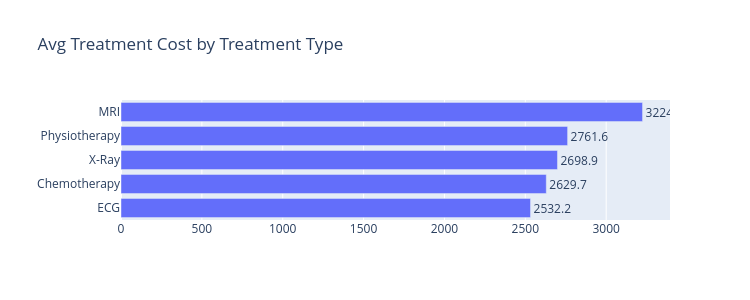

Notebook cell for this chart:
### Code cell
treatment_cost = treatment_cost.sort_values(
by = 'Avg_Treatment_Cost',
ascending = True
)

fig = px.bar(
    treatment_cost,
    x = 'Avg_Treatment_Cost',
    y = 'treatment_type',
    orientation = 'h',
    text = 'Avg_Treatment_Cost',
    title = 'Avg Treatment Cost by Treatment Type'
)

fig.update_traces(textposition = 'outside')

fig.update_layout(
    width = 750,
    height = 300,
    xaxis_title = '',
    yaxis_title = ''
)

fig.show()

### Figure 1 — Plotly figure (JSON) as saved in the notebook; plotly's stock layout.template omitted (floating-point values rounded to 4 significant figures)
{"data": [{"hovertemplate": "Avg_Treatment_Cost=%{text}<br>treatment_type=%{y}<extra></extra>", "legendgroup": "", "marker": {"color": "#636efa", "pattern": {"shape": ""}}, "name": "", "orientation": "h", "showlegend": false, "text": [2532.0, 2630.0, 2699.0, 2762.0, 3225.0], "textposition": "outside", "type": "bar", "x": [2532.0, 2630.0, 2699.0, 2762.0, 3225.0], "xaxis": "x", "y": ["ECG", "Chemotherapy", "X-Ray", "Physiotherapy", "MRI"], "yaxis": "y"}], "layout": {"barmode": "relative", "height": 300, "legend": {"tracegroupgap": 0}, "title": {"text": "Avg Treatment Cost by Treatment Type"}, "width": 750, "xaxis": {"anchor": "y", "domain": [0, 1], "title": {"text": ""}}, "yaxis": {"anchor": "x", "domain": [0, 1], "title": {"text": ""}}}}
